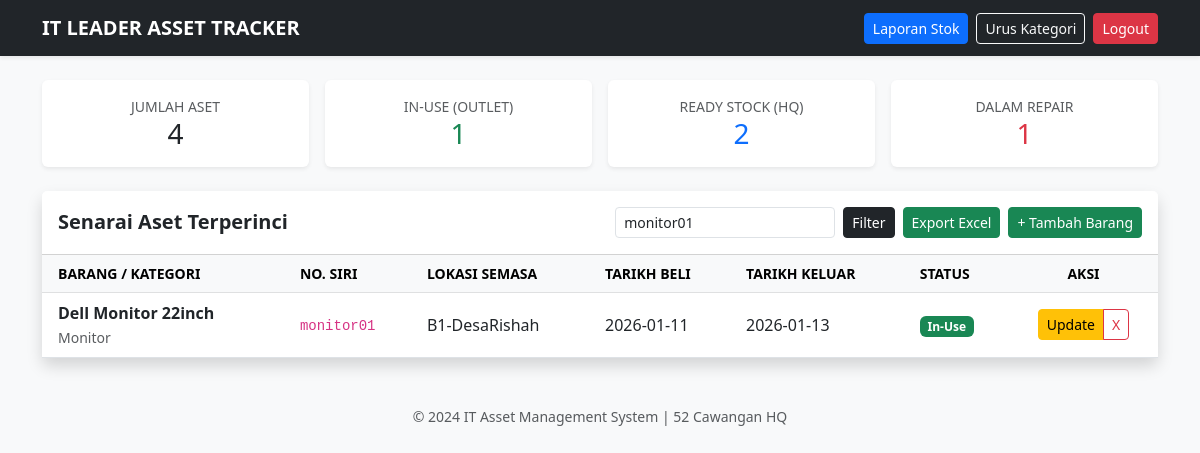
The app's page /index.php?cari=monitor01 (signed in) with its own data.
### tables this page shows
CREATE TABLE IF NOT EXISTS `aset` (
  `id` int NOT NULL AUTO_INCREMENT,
  `nama_barang` varchar(100) DEFAULT NULL,
  `kategori` varchar(50) DEFAULT NULL,
  `no_siri` varchar(50) DEFAULT NULL,
  `lokasi_asal` varchar(100) DEFAULT NULL,
  `lokasi_sekarang` varchar(100) DEFAULT NULL,
  `status` varchar(50) DEFAULT NULL,
  `tarikh_update` timestamp NULL DEFAULT CURRENT_TIMESTAMP ON UPDATE CURRENT_TIMESTAMP,
  `tarikh_masuk` date DEFAULT NULL,
  `tarikh_keluar` date DEFAULT NULL,
  PRIMARY KEY (`id`)
);

### index.php (the view, shortened to what this page needs)
<?php
include('config.php');
?>
<!DOCTYPE html>
<html lang="ms">
<head>
    <link href="https://cdn.jsdelivr.net/npm/bootstrap@5.3.0/dist/css/bootstrap.min.css" rel="stylesheet">
</head>
<body class="bg-light">
    <nav class="navbar navbar-dark bg-dark mb-4 shadow-sm">
        <div class="container">
            <span class="navbar-brand fw-bold">IT LEADER ASSET TRACKER</span>
            <div class="d-flex">
                <a href="laporan.php" class="btn btn-primary btn-sm me-2">Laporan Stok</a>
                <a href="kategori.php" class="btn btn-outline-light btn-sm me-2">Urus Kategori</a>
                <a href="logout.php" class="btn btn-danger btn-sm">Logout</a>
            </div>
        </div>
    </nav>
    <div class="container">
        <?php
        $count_all = mysqli_num_rows(mysqli_query($koneksi, "SELECT id FROM aset"));
        $count_in_use = mysqli_num_rows(mysqli_query($koneksi, "SELECT id FROM aset WHERE status='In-Use'"));
        $count_ready = mysqli_num_rows(mysqli_query($koneksi, "SELECT id FROM aset WHERE status='Ready Stock'"));
        $count_repair = mysqli_num_rows(mysqli_query($koneksi, "SELECT id FROM aset WHERE status='Repair'"));
        ?>
        <div class="row mb-4 g-3 text-center">
            <div class="col-md-3">
                <div class="card p-3 shadow-sm border-0 card-stats border-dark h-100">
                    <small class="text-muted text-uppercase">Jumlah Aset</small>
                    <h3 class="mb-0 text-dark"><?php echo $count_all; ?></h3>
                </div>
            </div>
            <div class="col-md-3">
                <div class="card p-3 shadow-sm border-0 card-stats border-success h-100">
                    <small class="text-muted text-uppercase">In-Use (Outlet)</small>
                    <h3 class="mb-0 text-success"><?php echo $count_in_use; ?></h3>
                </div>
            </div>
            <div class="col-md-3">
                <div class="card p-3 shadow-sm border-0 card-stats border-primary h-100">
                    <small class="text-muted text-uppercase">Ready Stock (HQ)</small>
                    <h3 class="mb-0 text-primary"><?php echo $count_ready; ?></h3>
                </div>
            </div>
            <div class="col-md-3">
                <div class="card p-3 shadow-sm border-0 card-stats border-danger h-100">
                    <small class="text-muted text-uppercase">Dalam Repair</small>
                    <h3 class="mb-0 text-danger"><?php echo $count_repair; ?></h3>
                </div>
            </div>
        </div>
        <div class="card shadow border-0">
            <div class="card-header bg-white py-3 d-flex justify-content-between align-items-center">
                <h5 class="mb-0 fw-bold">Senarai Aset Terperinci</h5>
                <div class="d-flex">
                    <form method="GET" class="d-flex me-2">
                        <input type="text" name="cari" class="form-control form-control-sm me-2" placeholder="Cari S/N, Lokasi..." value="<?php echo isset($_GET['cari']) ? $_GET['cari'] : ''; ?>">
                        <button class="btn btn-dark btn-sm">Filter</button>
                    </form>
                    <a href="export.php" class="btn btn-success btn-sm me-2">Export Excel</a>
                    <a href="tambah.php" class="btn btn-success btn-sm">+ Tambah Barang</a>
                </div>
            </div>
            <div class="card-body p-0">
                <div class="table-responsive">
                    <table class="table table-hover table-middle mb-0">
                        <thead class="table-light text-uppercase small">
                            <tr>
                                <th class="ps-3">Barang / Kategori</th>
                                <th>No. Siri</th>
                                <th>Lokasi Semasa</th>
                                <th>Tarikh Beli</th>
                                <th>Tarikh Keluar</th>
                                <th>Status</th>
                                <th class="text-center">Aksi</th>
                            </tr>
                        </thead>
                        <tbody>
                            <?php
                            $where = "";
                            if(isset($_GET['cari']) && $_GET['cari'] != '') {
                                $c = mysqli_real_escape_string($koneksi, $_GET['cari']);
                                $where = " WHERE no_siri LIKE '%$c%' OR lokasi_sekarang LIKE '%$c%' OR nama_barang LIKE '%$c%'";
                            }
                            $q = mysqli_query($koneksi, "SELECT * FROM aset $where ORDER BY id DESC");
                            while($row = mysqli_fetch_array($q)){
                                $badge_class = "bg-secondary";
                                if($row['status'] == 'In-Use') $badge_class = "bg-success";
                                $tkh_out = ($row['tarikh_keluar'] == '0000-00-00' || $row['tarikh_keluar'] == null) ? '<span class="text-muted small">-</span>' : $row['tarikh_keluar'];
                                echo "<tr>
                                    <td class='ps-3'>
                                        <div class='fw-bold'>".$row['nama_barang']."</div>
                                        <small class='text-muted'>".$row['kategori']."</small>
                                    </td>
                                    <td><code>".$row['no_siri']."</code></td>
                                    <td>".$row['lokasi_sekarang']."</td>
                                    <td>".$row['tarikh_masuk']."</td>
                                    <td>".$tkh_out."</td>
                                    <td><span class='badge $badge_class'>".$row['status']."</span></td>
                                    <td class='text-center py-3'>
                                        <div class='btn-group' role='group'>
                                            <a href='edit.php?id=".$row['id']."' class='btn btn-warning btn-sm'>Update</a>
                                            <a href='padam.php?id=".$row['id']."' class='btn btn-outline-danger btn-sm' onclick='return confirm(\"Padam rekod ini?\")'>X</a>
                                        </div>
                                    </td>
                                </tr>";
                            }
                            ?>
                        </tbody>
                    </table>
                </div>
            </div>
        </div>
        <footer class="text-center mt-5 mb-4 text-muted small">
            &copy; 2024 IT Asset Management System | 52 Cawangan HQ
        </footer>
    </div>
</body>
</html>

### index.php (style rules this page uses)
.card-stats { border-top: 5px solid; }
.table-middle td { vertical-align: middle; }

### records on screen
aset: nama_barang "Dell Monitor 22inch", kategori "Monitor", no_siri "monitor01", lokasi_sekarang "B1-DesaRishah", tarikh_masuk "2026-01-11", tarikh_keluar "2026-01-13", status "In-Use"

### other values on screen
$count_all "4"
$count_in_use "1"
$count_ready "2"
$count_repair "1"
